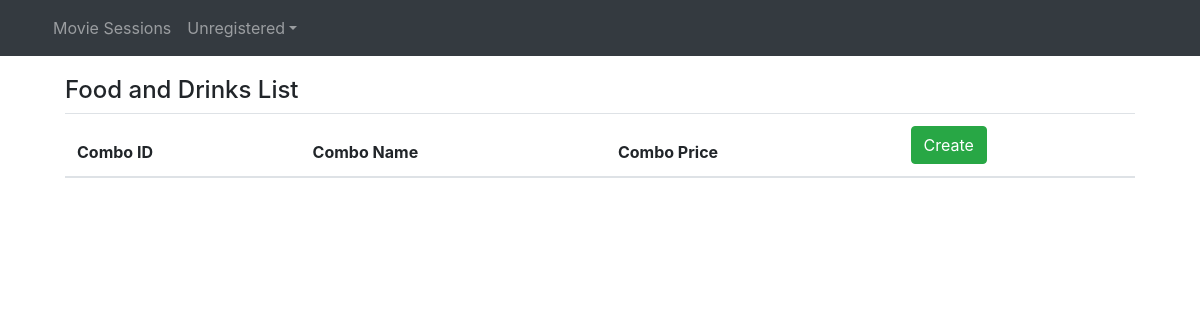
Before: /food_and_drinks_list/ with the older database file.
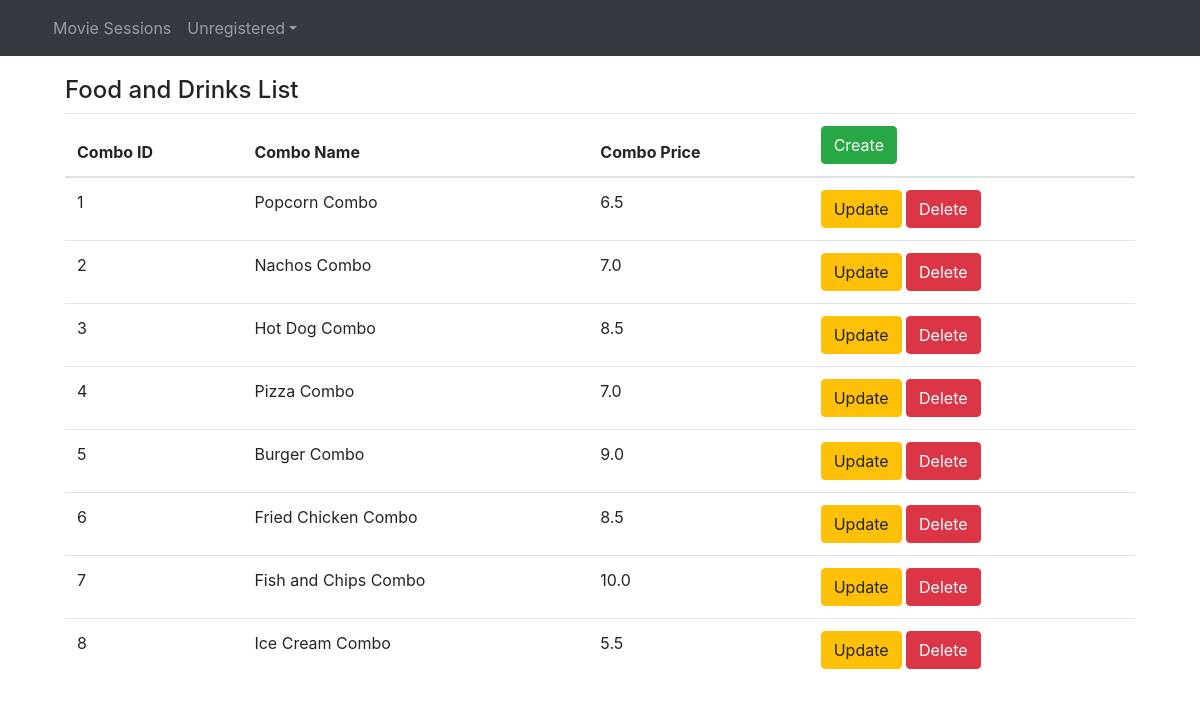
After: the same page with the newer database file.
### main/models.py (models this page shows, shortened)
class FoodAndDrinks(models.Model):
    combo_id = models.AutoField(primary_key=True)
    combo_name = models.CharField(max_length=50, default="Popcorn and Coke")
    combo_price = models.FloatField(max_length=20, default=10)

### manager/views.py (the view)
# urls.py: path('food_and_drinks_list/', views.food_and_drinks_list, name='food_and_drinks_list'),
def food_and_drinks_list(request):
    food_and_drinks = FoodAndDrinks.objects.all()
    return render(request, 'food_and_drinks_list.html', {'food_and_drinks': food_and_drinks})

### manager/context_processors.py (called while the page is built)
def view_username(request):
    if request.user.is_authenticated:
        username = request.user.username
    else:
        username = "Unregistered"
    return {'current_user': username}

### manager/templates/food_and_drinks_list.html
{% extends "base.html" %}
{% block content %}
<div class="card-body">
    <h4>Food and Drinks List</h4>
    <table class="table">
        <thead>
            <tr>
				<th scope="col">Combo ID</th>
                <th scope="col">Combo Name</th>
                <th scope="col">Combo Price</th>
                <th scope="col"><a type="button" class="btn btn-success" href="{%url 'food_and_drinks_create' %}">Create</a></th>
            </tr>
        </thead>
        <tbody>
            {% for food_and_drink in food_and_drinks %}
            <tr>
                <td>{{ food_and_drink.combo_id }}</td>
                <td>{{ food_and_drink.combo_name }}</td>
                <td>{{ food_and_drink.combo_price }}</td>
                <td><a type="button" class="btn btn-warning" href="/food_and_drinks_update/{{ food_and_drink.combo_id }}">Update</a>
                    <a type="button" class="btn btn-danger" href="/food_and_drinks_delete/{{ food_and_drink.combo_id }}">Delete</a>
                </td>
            </tr>
            {% endfor %}
        </tbody>
    </table>
</div>
{% endblock %}

Changed rows visible on the page:
added FoodAndDrinks: combo_id "1", combo_name "Popcorn Combo", combo_price "6.5"
added FoodAndDrinks: combo_id "2", combo_name "Nachos Combo", combo_price "7.0"
added FoodAndDrinks: combo_id "3", combo_name "Hot Dog Combo", combo_price "8.5"
added FoodAndDrinks: combo_id "4", combo_name "Pizza Combo", combo_price "7.0"
added FoodAndDrinks: combo_id "5", combo_name "Burger Combo", combo_price "9.0"
added FoodAndDrinks: combo_id "6", combo_name "Fried Chicken Combo", combo_price "8.5"
added FoodAndDrinks: combo_id "7", combo_name "Fish and Chips Combo", combo_price "10.0"
added FoodAndDrinks: combo_id "8", combo_name "Ice Cream Combo", combo_price "5.5"
